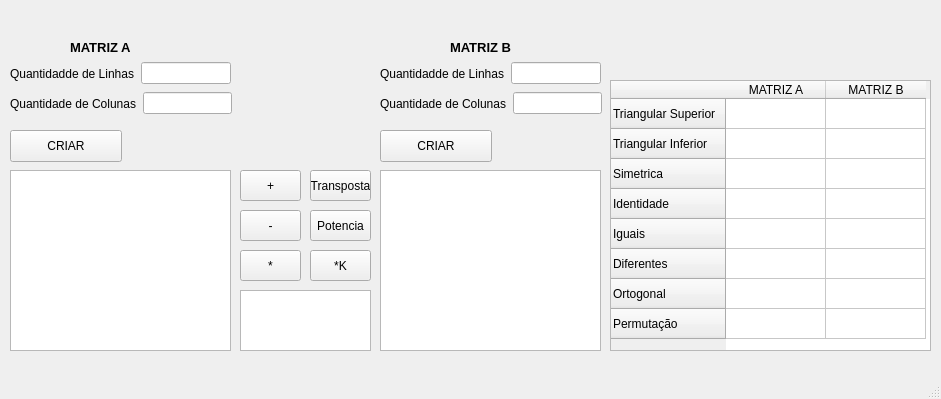
<?xml version="1.0" encoding="UTF-8"?>
<ui version="4.0">
 <class>MainWindow</class>
 <widget class="QMainWindow" name="MainWindow">
  <property name="geometry">
   <rect>
    <x>0</x>
    <y>0</y>
    <width>941</width>
    <height>399</height>
   </rect>
  </property>
  <property name="windowTitle">
   <string>MainWindow</string>
  </property>
  <widget class="QWidget" name="centralwidget">
   <widget class="QLabel" name="label">
    <property name="geometry">
     <rect>
      <x>70</x>
      <y>40</y>
      <width>91</width>
      <height>16</height>
     </rect>
    </property>
    <property name="text">
     <string>&lt;html&gt;&lt;head/&gt;&lt;body&gt;&lt;p&gt;&lt;span style=&quot; font-size:10pt; font-weight:600;&quot;&gt;MATRIZ A&lt;/span&gt;&lt;/p&gt;&lt;/body&gt;&lt;/html&gt;</string>
    </property>
   </widget>
   <widget class="QPushButton" name="pushButtonCriarMatA">
    <property name="geometry">
     <rect>
      <x>10</x>
      <y>130</y>
      <width>112</width>
      <height>32</height>
     </rect>
    </property>
    <property name="text">
     <string>CRIAR</string>
    </property>
   </widget>
   <widget class="QWidget" name="layoutWidget">
    <property name="geometry">
     <rect>
      <x>10</x>
      <y>60</y>
      <width>221</width>
      <height>27</height>
     </rect>
    </property>
    <layout class="QHBoxLayout" name="horizontalLayout">
     <item>
      <widget class="QLabel" name="label_2">
       <property name="text">
        <string>Quantidadde de Linhas</string>
       </property>
      </widget>
     </item>
     <item>
      <widget class="QLineEdit" name="lineEditLinhasMatA"/>
     </item>
    </layout>
   </widget>
   <widget class="QWidget" name="layoutWidget">
    <property name="geometry">
     <rect>
      <x>10</x>
      <y>90</y>
      <width>222</width>
      <height>27</height>
     </rect>
    </property>
    <layout class="QHBoxLayout" name="horizontalLayout_2">
     <item>
      <widget class="QLabel" name="label_3">
       <property name="text">
        <string>Quantidade de Colunas</string>
       </property>
      </widget>
     </item>
     <item>
      <widget class="QLineEdit" name="lineEditColunasMatA"/>
     </item>
    </layout>
   </widget>
   <widget class="QPushButton" name="pushButtonCriarMatB">
    <property name="geometry">
     <rect>
      <x>380</x>
      <y>130</y>
      <width>112</width>
      <height>32</height>
     </rect>
    </property>
    <property name="text">
     <string>CRIAR</string>
    </property>
   </widget>
   <widget class="QLabel" name="label_4">
    <property name="geometry">
     <rect>
      <x>450</x>
      <y>40</y>
      <width>91</width>
      <height>16</height>
     </rect>
    </property>
    <property name="text">
     <string>&lt;html&gt;&lt;head/&gt;&lt;body&gt;&lt;p&gt;&lt;span style=&quot; font-size:10pt; font-weight:600;&quot;&gt;MATRIZ B&lt;/span&gt;&lt;/p&gt;&lt;/body&gt;&lt;/html&gt;</string>
    </property>
   </widget>
   <widget class="QWidget" name="layoutWidget_2">
    <property name="geometry">
     <rect>
      <x>380</x>
      <y>90</y>
      <width>222</width>
      <height>27</height>
     </rect>
    </property>
    <layout class="QHBoxLayout" name="horizontalLayout_3">
     <item>
      <widget class="QLabel" name="label_5">
       <property name="text">
        <string>Quantidade de Colunas</string>
       </property>
      </widget>
     </item>
     <item>
      <widget class="QLineEdit" name="lineEditColunasMatB"/>
     </item>
    </layout>
   </widget>
   <widget class="QWidget" name="layoutWidget_3">
    <property name="geometry">
     <rect>
      <x>380</x>
      <y>60</y>
      <width>221</width>
      <height>27</height>
     </rect>
    </property>
    <layout class="QHBoxLayout" name="horizontalLayout_4">
     <item>
      <widget class="QLabel" name="label_6">
       <property name="text">
        <string>Quantidadde de Linhas</string>
       </property>
      </widget>
     </item>
     <item>
      <widget class="QLineEdit" name="lineEditLinhasMatB"/>
     </item>
    </layout>
   </widget>
   <widget class="QTextEdit" name="textEditSaidaMatA">
    <property name="geometry">
     <rect>
      <x>10</x>
      <y>170</y>
      <width>221</width>
      <height>181</height>
     </rect>
    </property>
   </widget>
   <widget class="QTextEdit" name="textEditSaidaMatB">
    <property name="geometry">
     <rect>
      <x>380</x>
      <y>170</y>
      <width>221</width>
      <height>181</height>
     </rect>
    </property>
   </widget>
   <widget class="QPushButton" name="pushButtonAdicionar">
    <property name="geometry">
     <rect>
      <x>240</x>
      <y>170</y>
      <width>61</width>
      <height>31</height>
     </rect>
    </property>
    <property name="text">
     <string>+</string>
    </property>
   </widget>
   <widget class="QTextEdit" name="textEditSaida">
    <property name="geometry">
     <rect>
      <x>240</x>
      <y>290</y>
      <width>131</width>
      <height>61</height>
     </rect>
    </property>
   </widget>
   <widget class="QPushButton" name="pushButtonSubtrair">
    <property name="geometry">
     <rect>
      <x>240</x>
      <y>210</y>
      <width>61</width>
      <height>31</height>
     </rect>
    </property>
    <property name="text">
     <string>-</string>
    </property>
   </widget>
   <widget class="QPushButton" name="pushButtonMultiplicar">
    <property name="geometry">
     <rect>
      <x>240</x>
      <y>250</y>
      <width>61</width>
      <height>31</height>
     </rect>
    </property>
    <property name="text">
     <string>*</string>
    </property>
   </widget>
   <widget class="QPushButton" name="pushButtonMultiplicacaoPorK">
    <property name="geometry">
     <rect>
      <x>310</x>
      <y>250</y>
      <width>61</width>
      <height>31</height>
     </rect>
    </property>
    <property name="text">
     <string>*K</string>
    </property>
   </widget>
   <widget class="QPushButton" name="pushButtonTransposta">
    <property name="geometry">
     <rect>
      <x>310</x>
      <y>170</y>
      <width>61</width>
      <height>31</height>
     </rect>
    </property>
    <property name="text">
     <string>Transposta</string>
    </property>
   </widget>
   <widget class="QPushButton" name="pushButtonPotencia">
    <property name="geometry">
     <rect>
      <x>310</x>
      <y>210</y>
      <width>61</width>
      <height>31</height>
     </rect>
    </property>
    <property name="text">
     <string>Potencia</string>
    </property>
   </widget>
   <widget class="QTableWidget" name="tableWidget">
    <property name="geometry">
     <rect>
      <x>610</x>
      <y>80</y>
      <width>321</width>
      <height>271</height>
     </rect>
    </property>
    <row>
     <property name="text">
      <string>Triangular Superior</string>
     </property>
    </row>
    <row>
     <property name="text">
      <string>Triangular Inferior</string>
     </property>
    </row>
    <row>
     <property name="text">
      <string>Simetrica</string>
     </property>
    </row>
    <row>
     <property name="text">
      <string>Identidade</string>
     </property>
    </row>
    <row>
     <property name="text">
      <string>Iguais</string>
     </property>
    </row>
    <row>
     <property name="text">
      <string>Diferentes</string>
     </property>
    </row>
    <row>
     <property name="text">
      <string>Ortogonal</string>
     </property>
    </row>
    <row>
     <property name="text">
      <string>Permutação</string>
     </property>
    </row>
    <column>
     <property name="text">
      <string>MATRIZ A</string>
     </property>
    </column>
    <column>
     <property name="text">
      <string>MATRIZ B</string>
     </property>
    </column>
   </widget>
  </widget>
  <widget class="QMenuBar" name="menubar">
   <property name="geometry">
    <rect>
     <x>0</x>
     <y>0</y>
     <width>941</width>
     <height>20</height>
    </rect>
   </property>
  </widget>
  <widget class="QStatusBar" name="statusbar"/>
 </widget>
 <resources/>
 <connections/>
</ui>
